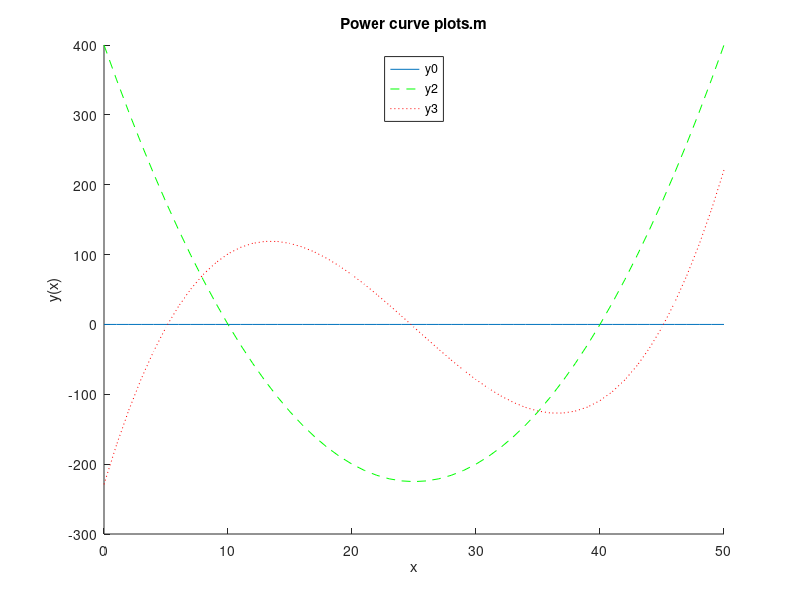

Write MATLAB code to recreate this figure.
clc
clear
format compact
close all

x = [0:50];
y0 = 0*x;  %y0 = zeros(51) was glitching on the legend
y2 = x.^2-50*x+400;
y3 = (1/25)*x.^3-3*x.^2+59*x-229;

hold on
plot(x,y0)
plot(x,y2,'--g')
plot(x,y3,':r')
title('Power curve plots.m')
ylabel('y(x)')
xlabel('x')
legend('y0','y2','y3','location','North')
hold off